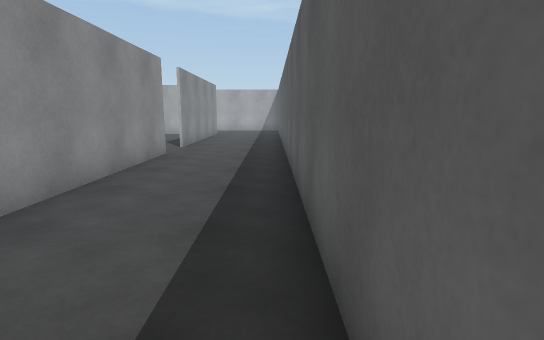
view 1 (above)

24 first-person views from a walk through a 3-D level made in the Unity game engine. The camera is 1.3 m above the floor, tilts 10° down and sees 80° across. The floor is counted in squares, 1 m on a side. Each view is taken from the middle of a square. On the plan, view 1 faces up. The plan holds only what a view shows up to about 14 squares ahead; the rest is blank. The player character is not drawn.

view 2
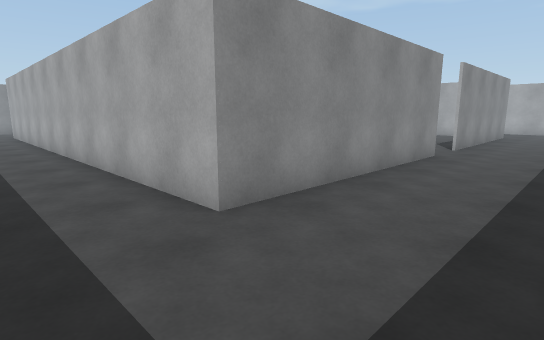

view 3
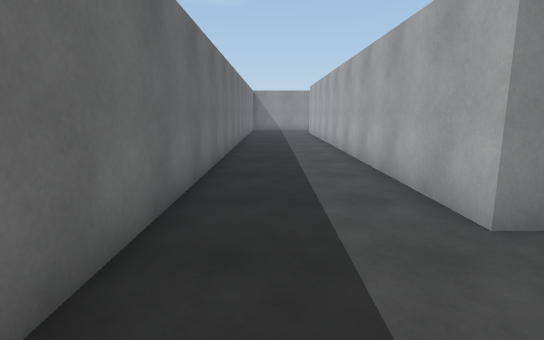

view 4
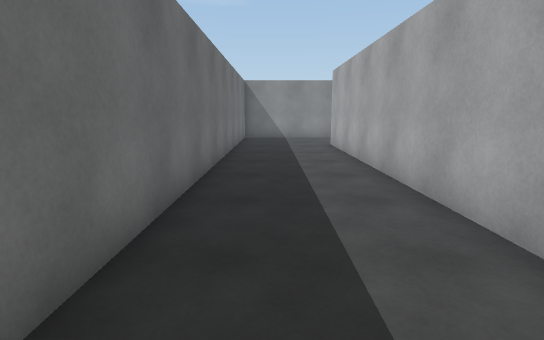

view 5
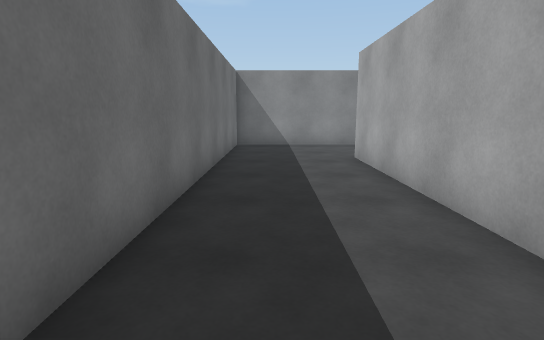

view 6
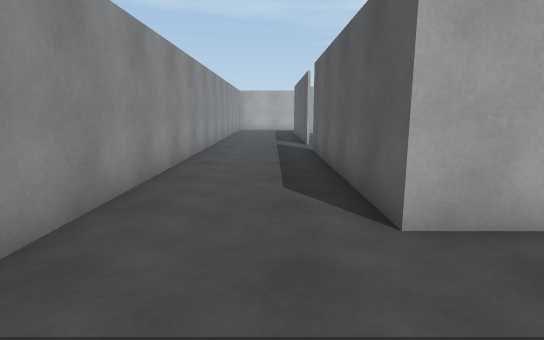

view 7
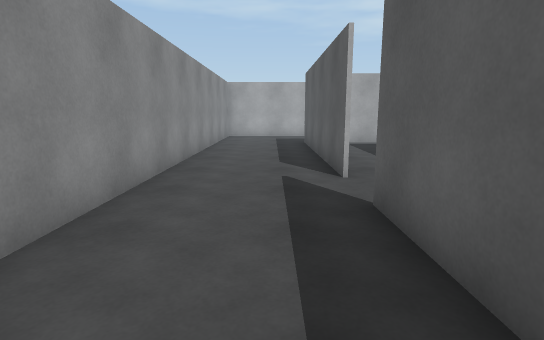

view 8
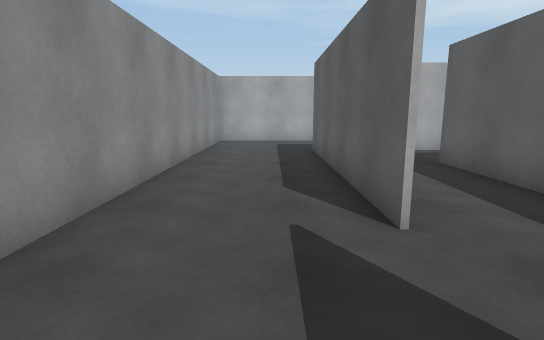

view 9
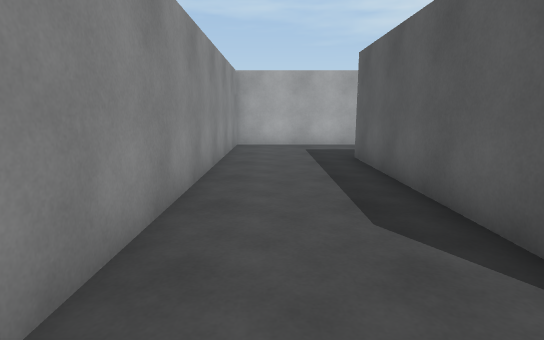

view 10
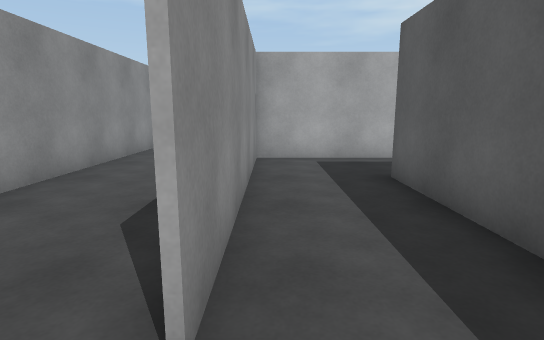

view 11
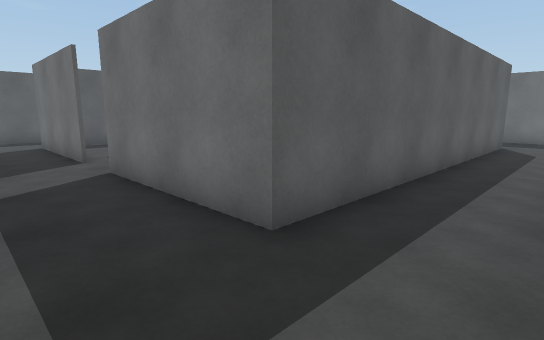

view 12
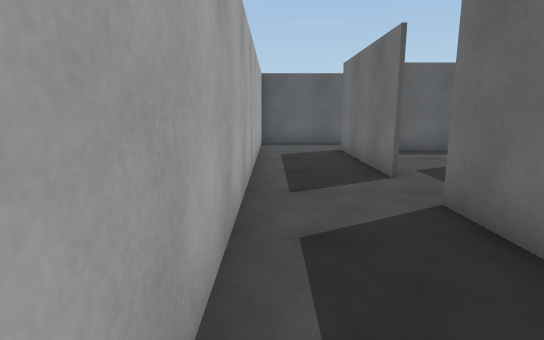

view 13
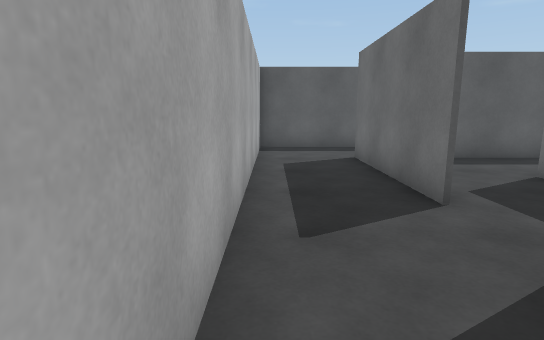

view 14
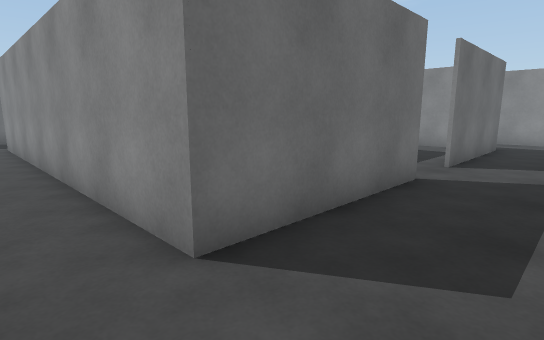

view 15
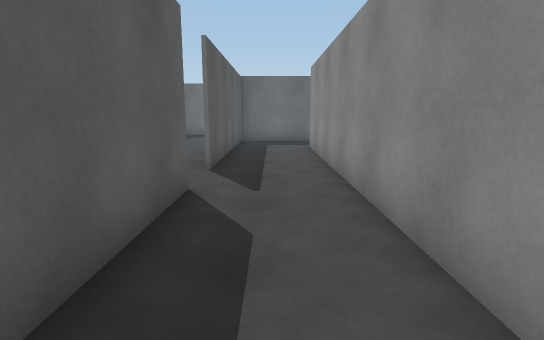

view 16
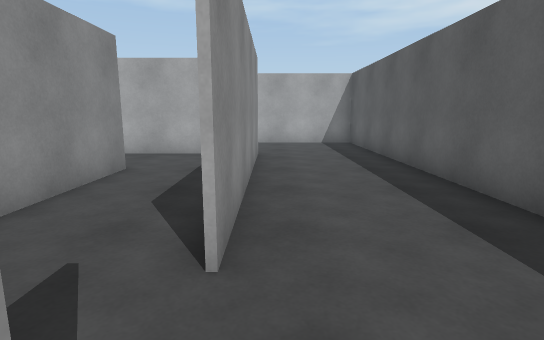

view 17
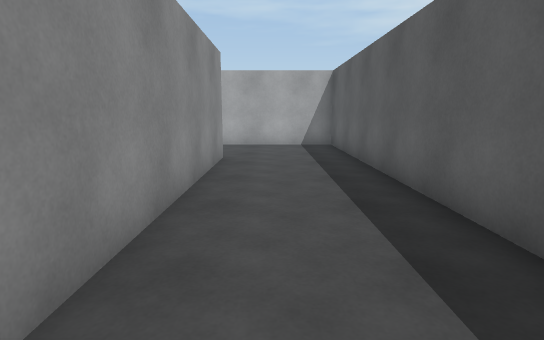

view 18
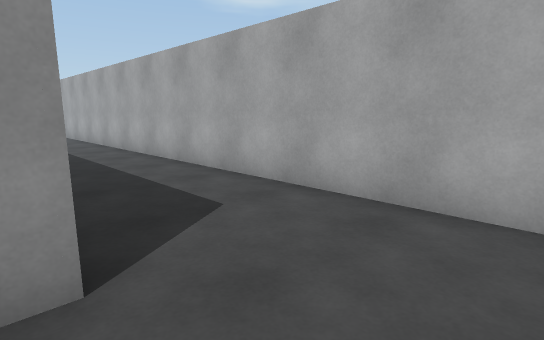

view 19
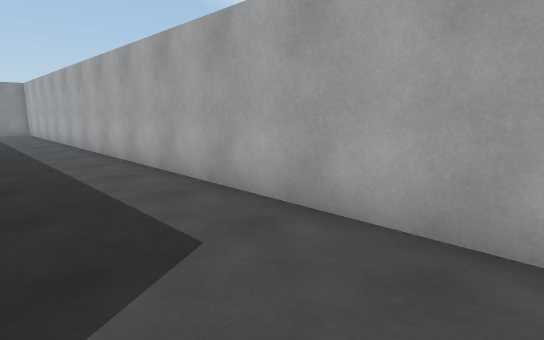

view 20
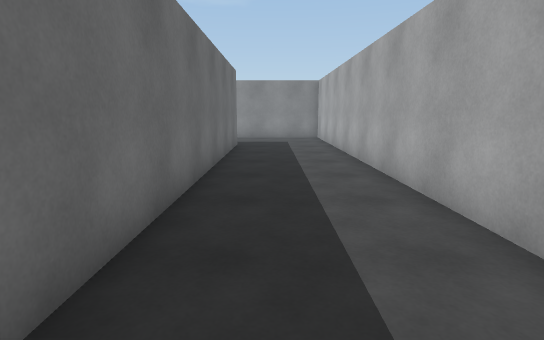

view 21
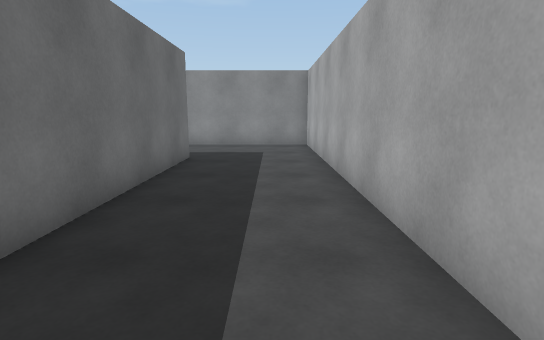

view 22
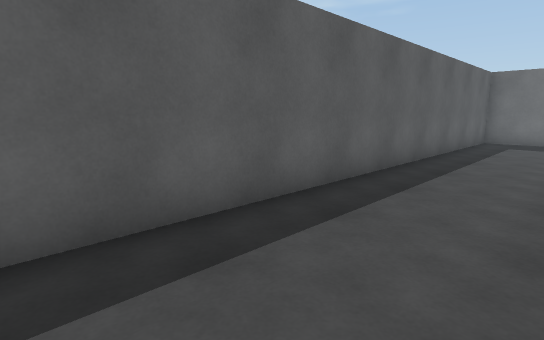

view 23
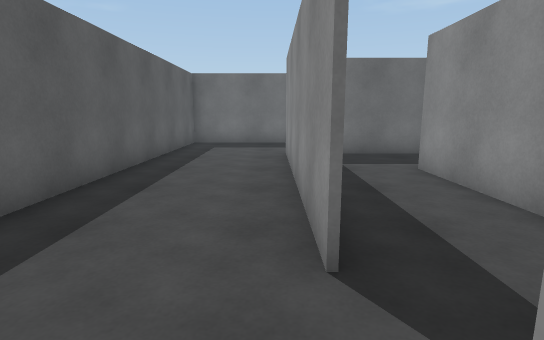

view 24
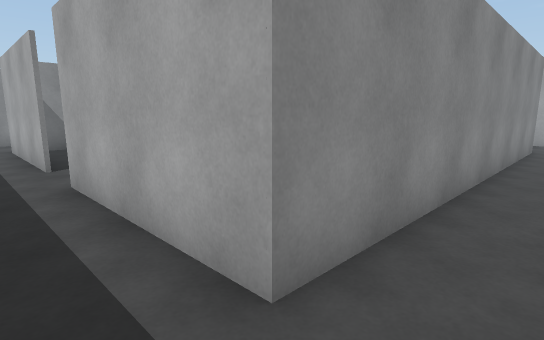

### Floor plan
Points are (right, up) in squares from view 1. A wall is a line through its corners. A room is listed if a view was taken in it or the views show most of it. See-through windows are left out.
Room 1 (views 1, 2, 3, 4, 5, 6, 7, 8, 9, 16, 17, 18, 19, 20, 21, 22, 23)
walls: (-3.4, 10.6) (-3.4, 2.5) (-21.5, 2.5) (-21.5, 10.5); (-3.4, 20.6) (-3.4, 12.4); (0.5, -1.4) (0.5, 24.5) (-25.4, 24.5) (-25.4, -1.4) (0.5, -1.4); (-21.5, 12.4) (-21.5, 20.6) (-9.5, 20.6)
ways out: opening at (-22, 11.5) to room 2; opening at (-4, 11.5) to room 2
Room 2 (views 10, 11, 12, 13, 14, 15, 24)
walls: (-13.4, 5.5) (-18.5, 5.5) (-18.5, 17.5) (-13.5, 17.5); (-7.9, 2.5) (-5.2, 2.5); (-19.5, 2.5) (-18.2, 2.5); (-3.6, 3.8) (-3.6, 10.5); (-3.6, 12.5) (-3.6, 20.4) (-21.4, 20.4) (-21.4, 12.5); (-11.6, 17.5) (-6.5, 17.5) (-6.5, 5.5) (-11.5, 5.5)
ways out: opening at (-22, 11.5) to room 1; opening at (-4, 11.5) to room 1; opening at (-12.5, 6); opening at (-12.5, 18)

Positions as (right, up) in squares from view 1, and headings:
1: (0, 0), facing up
2: (0, 0), facing up-left
3: (0, 0), facing left
4: (-8, 0), facing left
5: (-12, 0), facing left
6: (-23, -1), facing up
7: (-23, 6), facing up
8: (-23, 9), facing up
9: (-24, 11), facing up
10: (-21, 11), facing up
11: (-21, 20), facing down-right
12: (-18, 20), facing right
13: (-16, 20), facing right
14: (-5, 20), facing down-left
15: (-5, 18), facing down
16: (-3, 10), facing up
17: (-2, 11), facing up
18: (-1, 20), facing up-left
19: (-2, 21), facing up-left
20: (-8, 22), facing left
21: (-12, 23), facing left
22: (-3, 15), facing down-right
23: (-3, 13), facing down
24: (-5, 4), facing up-left
